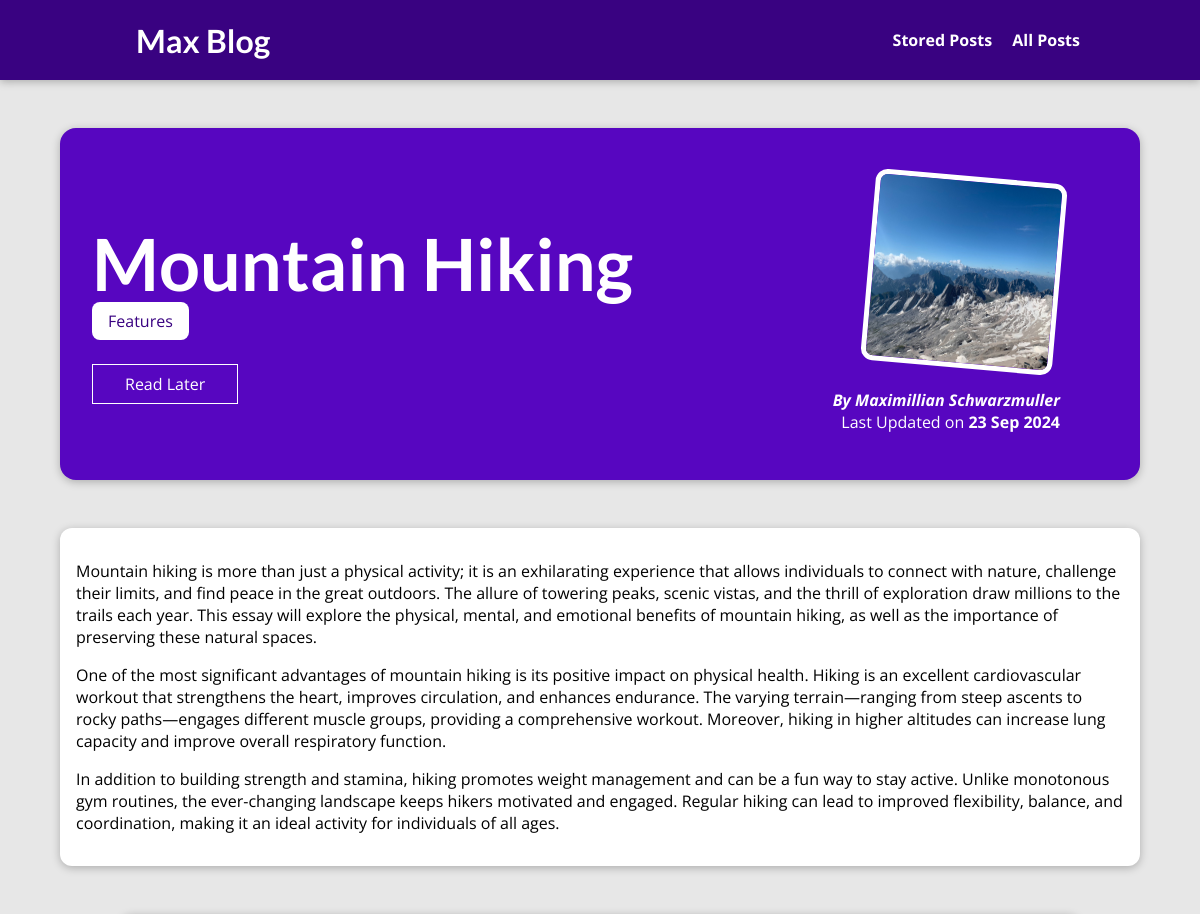
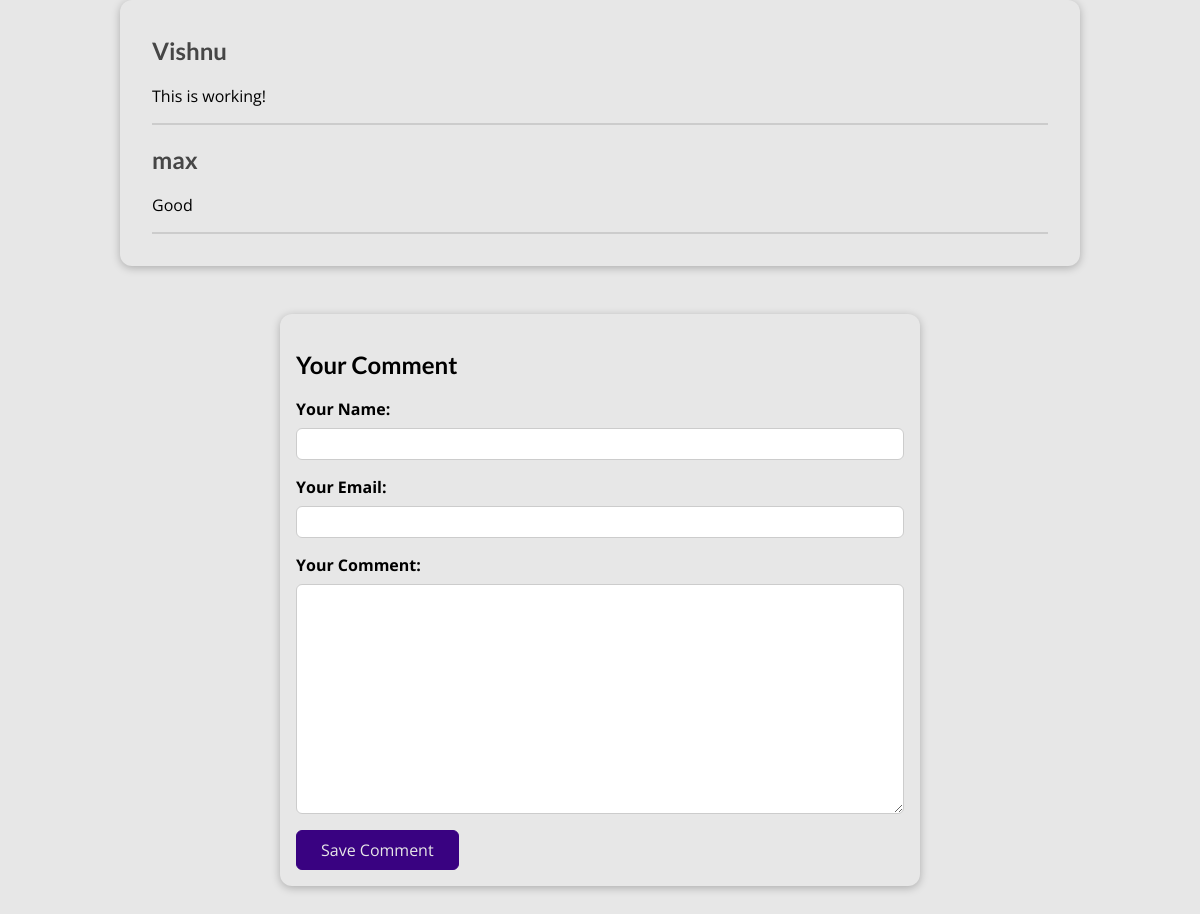
The app's page /posts/mountain-hiking with its own data (2 pictures, top to bottom).
### blog/models.py (models this page shows, shortened)
class Post(models.Model):
    title=models.CharField(max_length=50)
    excerpt=models.CharField(max_length=100)
    image=models.ImageField(upload_to="posts",null=True)
    date=models.DateField(auto_now=True)
    slug=models.SlugField(unique=True,db_index=True)
    content=models.TextField(validators=[MinLengthValidator(10)])
    author = models.ForeignKey(
        Author, on_delete=models.SET_NULL, null=True, related_name="posts")
    tags = models.ManyToManyField(Tag)

class Tag(models.Model):
    caption=models.CharField(max_length=20)

class Author(models.Model):
    first_name = models.CharField(max_length=50)
    last_name = models.CharField(max_length=50)
    email_address=models.EmailField(max_length=40)
    def full_name(self):
        return f"{self.first_name} {self.last_name}"
    def __str__(self):
        return self.full_name()

class Comment(models.Model):
    user_name = models.CharField(max_length=100)
    user_email=models.EmailField()
    text = models.TextField(max_length=400)
    post = models.ForeignKey(Post, on_delete=models.CASCADE, related_name="comments")

### blog/views.py (the view, shortened to what this page needs)
# urls.py: path("posts/<slug:slug>",views.SinglePostView.as_view(), name="post-detail-page"),
class SinglePostView(View):
    def is_stored_post(self, request , post_id):
        stored_posts = request.session.get("stored_posts")
        if stored_posts is not None:
            is_saved_for_later = post_id in stored_posts
        else:
            is_saved_for_later = False
        return is_saved_for_later
    def get(self, request, slug):
        post= Post.objects.get(slug=slug)
        context={
            "post":post,
            "post_tags":post.tags.all(),
            "comment_form":CommentForm,
            "comments":post.comments.all().order_by("-id"),
            "saved_for_later":self.is_stored_post(request, post.id)
        }
        return render(request, "blog/post-detail.html",context)

### blog/templates/blog/post-detail.html (shortened to what this page needs)
{% extends "base.html" %}
{% load static %}
{% block css_files %}
    <link rel="stylesheet" href="{% static 'blog/post-detail.css' %}"/>
{% endblock %}
{% block content %}
    <section id="summary">
     <h2>{{ post.title }}</h2>
        <div>
            {% for tag in post_tags %}
             <span class="tag"> {{tag.caption }} </span>
            {% endfor %}
        </div>
        <div id="read">
          <form action="{% url "read-later" %}" method="POST">
             <button>
                {% if saved_for_later %}
                    Remove from "Read Later" List
                {% else %}
                    Read Later
                {% endif %}
             </button>
          </form>
        </div>
        <article>
           <img src="{{ post.image.url }}" alt="{{post.title}}"/>
           <address> By <a href="mailto:{{post.author.email_address}}">{{ post.author }}</a></address>
        <div>
            Last Updated on <time> {{post.date | date:" d M Y "}} </time>
        </div>
        </article>
    </section>
<main>
    {{ post.content | linebreaks }}
</main>
<section id="comments">
   <ul>
     {% for comment in comments %}
        <li>
          <h2> {{ comment.user_name }} </h2>
          <p> {{ comment.text | linebreaks }} </p>
        </li>
     {% endfor %}
   </ul>
</section>
<section id="comment-form" >
    <h2>Your Comment</h2>
    <form action="{% url "post-detail-page" post.slug %}" method="POST">
        {% for form_field in comment_form %}
          <div class="form{% if form_field.errors %} invalid {% endif %}">
            {{ form_field.label_tag }}
            {{ form_field }}
          </div>
        {% endfor%}
        <button> Save Comment</button>
    </form>
</section>
{% endblock %}

### templates/base.html (shortened to what this page needs)
{% load static %}
<!DOCTYPE html>
<html lang="en">
<head>
    <link rel="stylesheet" href="{% static "app.css" %}"/>
    {% block css_files %}{% endblock %}
</head>
<body>
    <header id="main-navigation">
        <h1><a href="{% url "starting-page" %}">Max Blog</a></h1>
        <nav>
            <a href="{% url "read-later" %}"> Stored Posts</a>
            <a href="{% url "post-page" %}"> All Posts</a>
    </header>
    {% block content %}
    {% endblock %}
    </body>
</html>

### static/app.css (style rules this page uses)
* { box-sizing: border-box; }
html { font-family: 'Open Sans', 'Lato', sans-serif; }
body { margin: 0; }
h1, h2, h3 { font-family: 'Lato', sans-serif; font-weight: bold; }
#main-navigation { width: 100%; height: 5rem; display: flex; justify-content: space-between; align-items: center; padding: 0 10%; position: absolute; top: 0; left: 0; }
#main-navigation a { text-decoration: none; color: white; font-weight: bold; margin-left: 1rem; }

### blog/static/blog/post-detail.css (style rules this page uses)
body { background-color: #e7e7e7; }
#main-navigation { background-color: #390281; box-shadow: 0 2px 8px rgba(0, 0, 0, 0.25); }
#summary { margin: 8rem auto 3rem auto; padding: 2rem; width: 90%; max-width: 90rem; border-radius: 16px; background-color: #5706c0; position: relative; box-shadow: 0 2px 8px rgba(0, 0, 0, 0.25); height: 22rem; }
#summary h2 { color: white; font-size: 4.5rem; margin-bottom: 0.25rem; }
#summary article { position: absolute; top: 2rem; right: 3rem; padding: 1rem 2rem; border-radius: 12px; text-align: right; color: white; }
#summary article img { width: 12rem; height: 12rem; border-radius: 12px; transform: rotateZ(5deg); border: 5px solid white; margin-bottom: 1rem; }
#summary address { font-weight: bold; }
#summary a { color: white; text-decoration: none; }
#summary time { font-weight: bold; }
#read { margin: 2rem 0; }
#read button { background-color: transparent; border: 1px solid white; padding: 0.5rem 2rem; font: inherit; color: white; cursor: pointer; }
main { width: 90%; max-width: 90rem; margin: 3rem auto; background-color: white; padding: 1rem; border-radius: 12px; box-shadow: 0 2px 8px rgba(0, 0, 0, 0.25); }
.tag { background-color: white; color: #390281; padding: 0.5rem 1rem; border-radius: 8px; }
#comment-form { margin: 3rem auto; width: 90rem; max-width: 40rem; border-radius: 12px; background-color: #e7e7e7; box-shadow: 0 2px 8px rgba(0, 0, 0, 0.25); padding: 1rem; }
#comment-form button { font: inherit; background-color: #390281; color: #e7e7e7; border: 1px solid #390281; padding: 0.5rem 1.5rem; border-radius: 6px; cursor: pointer; }
.form { margin-bottom: 1rem; }
.form label { font-weight: bold; margin-bottom: 0.5rem; display: block; }
.form input, .form textarea { display: block; width: 100%; font: inherit; padding: 0.25rem; border-radius: 6px; border: 1px solid #ccc; }
#comments { margin: 3rem auto; width: 90rem; max-width: 60rem; border-radius: 12px; background-color: #e7e7e7; box-shadow: 0 2px 8px rgba(0, 0, 0, 0.25); padding: 1rem 2rem; }
#comments ul { list-style: none; margin: 0; padding: 0; }
#comments li { margin-bottom: 1rem; border-bottom: 2px solid #ccc; }
#comments li :last-of-type { border-bottom: none; }
#comments h2 { color: #464646; }

### records on screen
Post: title "Mountain Hiking", image (picture), author "Maximillian Schwarzmuller", date "23 Sep 2024", content "Mountain hiking is more than just a physical activity; it is an exhilarating experience that allows individuals to connect with nature, challenge their limits, and find peace in the great outdoors. The allure of towering peaks, scenic vistas, and the thrill of exploration draw millions to the trails each year. This essay will explore the physical, mental, and emotional benefits of mountain hiking, as well as the importance of preserving these natural spaces. One of the most significant advantages of mountain hiking is its positive impact on physical health. Hiking is an excellent cardiovascular workout that strengthens the heart, improves circulation, and enhances endurance. The varying…"
Tag: caption "Features"
Comment: user_name "Vishnu", text "This is working!"
Comment: user_name "max", text "Good"
